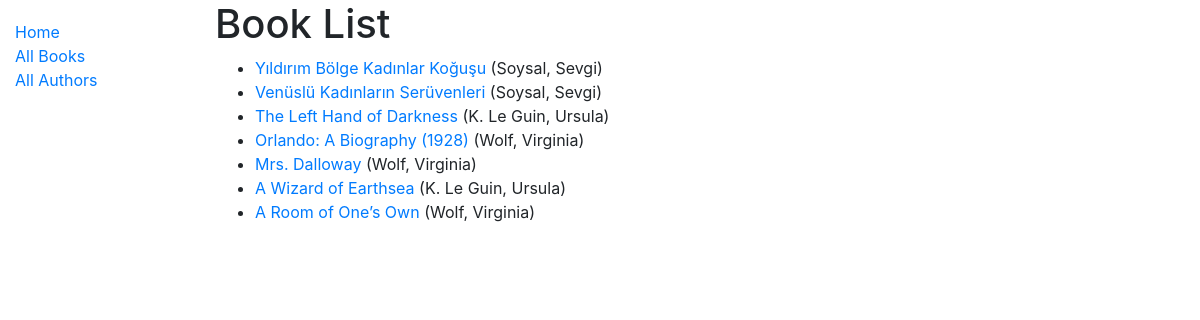
/catalog/books/, run on the app's committed database.
### catalog/models.py (models this page shows, shortened)
class Book(models.Model):
    title = models.CharField(max_length=200)
    author = models.ForeignKey('Author', on_delete=models.SET_NULL, null=True)
    summary = models.TextField(max_length=1000, help_text='Enter a brief description of the book')
    isbn = models.CharField('ISBN', max_length=13, help_text='13 Character <a href="https://www.isbn-international.org/content/what-isbn">ISBN number</a>')
    genre = models.ManyToManyField(Genre, help_text='Select a genre for this book')
    def display_genre(self):
        """Create a string for the Genre. This is required to display genre in Admin."""
        return ', '.join(genre.name for genre in self.genre.all()[:3])
    display_genre.short_description = 'Genre'
    class Meta:
        ordering = ['title']
    def get_absolute_url(self):
        return reverse('book-detail', args=[str(self.id)])

class Author(models.Model):
    first_name = models.CharField(max_length=100)
    last_name = models.CharField(max_length=100)
    date_of_birth = models.DateField(null=True, blank=True)
    date_of_death = models.DateField('Died', null=True, blank=True)
    def __str__(self):
        return f'{self.last_name}, {self.first_name}'
    class Meta:
        ordering = ['last_name']

### catalog/views.py (the view)
# urls.py: path('books/', views.BookListView.as_view(), name='books'),
class BookListView(generic.ListView):
    model = Book
    def get_queryset(self):
        return Book.objects.order_by('-title')
    template_name = 'books/books_list.html'  # Specify your own template name/location
    def get_context_data(self, **kwargs):
        context = super(BookListView, self).get_context_data(**kwargs)
        context['some_data'] = 'This is just some data'
        return context

### catalog/templates/catalog/book_list.html
{% extends "base_generic.html" %}
{% block content %}
  <h1>Book List</h1>
  {% if book_list %}
  <ul>
    {% for book in book_list %}
      <li>
        <a href="{{ book.get_absolute_url }}">{{ book.title }}</a> ({{book.author}})
      </li>
    {% endfor %}
  </ul>
  {% else %}
    <p>There are no books in the library.</p>
  {% endif %}
{% endblock %}

### catalog/templates/base_generic.html (shortened to what this page needs)
<!DOCTYPE html>
<html lang="en">
<head>
  <link rel="stylesheet" href="https://stackpath.bootstrapcdn.com/bootstrap/4.1.3/css/bootstrap.min.css">
  {% load static %}
  <link rel="stylesheet" href="{% static 'css/styles.css' %}">
</head>
<body>
  <div class="container-fluid">
    <div class="row">
      <div class="col-sm-2">
      {% block sidebar %}
        <ul class="sidebar-nav">
          <li><a href="{% url 'index' %}">Home</a></li>
          <li><a href="{% url 'books' %}">All Books</a><li>
          <li><a href="{% url 'authors' %}">All Authors</a><li>
        </ul>
     {% endblock %}
      </div>
      <div class="col-sm-10 ">{% block content %}{% endblock %}</div>
    </div>
  </div>
</body>
</html>

### catalog/static/css/styles.css (style rules this page uses)
.sidebar-nav { margin-top: 20px; padding: 0; list-style: none; }

### data on the page
Book: title "Yıldırım Bölge Kadınlar Koğuşu", author "Soysal, Sevgi"
Book: title "Venüslü Kadınların Serüvenleri", author "Soysal, Sevgi"
Book: title "The Left Hand of Darkness", author "K. Le Guin, Ursula"
Book: title "Orlando: A Biography (1928)", author "Wolf, Virginia"
Book: title "Mrs. Dalloway", author "Wolf, Virginia"
Book: title "A Wizard of Earthsea", author "K. Le Guin, Ursula"
Book: title "A Room of One’s Own", author "Wolf, Virginia"
